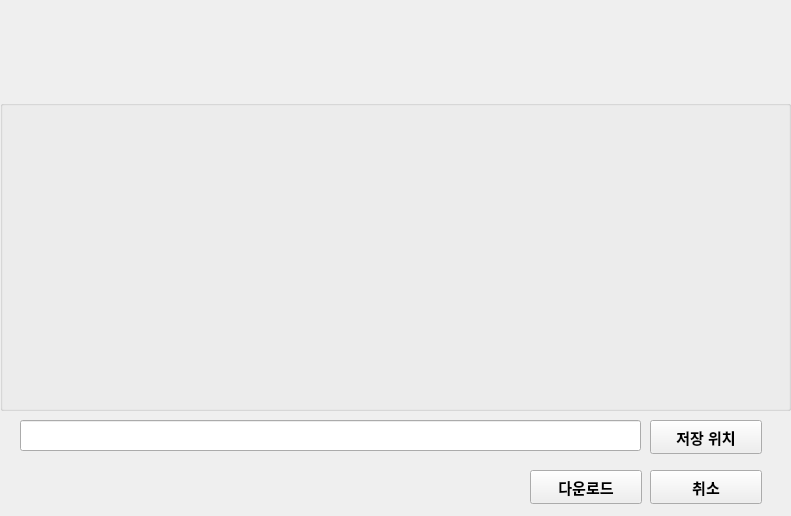
<?xml version="1.0" encoding="UTF-8"?>
<ui version="4.0">
 <class>MainWindow</class>
 <widget class="QMainWindow" name="MainWindow">
  <property name="windowModality">
   <enum>Qt::WindowModal</enum>
  </property>
  <property name="geometry">
   <rect>
    <x>0</x>
    <y>0</y>
    <width>791</width>
    <height>516</height>
   </rect>
  </property>
  <property name="font">
   <font>
    <family>Arial</family>
    <pointsize>11</pointsize>
    <weight>75</weight>
    <bold>true</bold>
   </font>
  </property>
  <property name="windowTitle">
   <string>다운로드 목록</string>
  </property>
  <property name="windowIcon">
   <iconset resource="../Img/resource.qrc">
    <normaloff>:/Icon/8k.png</normaloff>:/Icon/8k.png</iconset>
  </property>
  <widget class="QWidget" name="centralwidget">
   <widget class="QLabel" name="url">
    <property name="geometry">
     <rect>
      <x>320</x>
      <y>55</y>
      <width>421</width>
      <height>31</height>
     </rect>
    </property>
    <property name="text">
     <string/>
    </property>
    <property name="scaledContents">
     <bool>true</bool>
    </property>
    <property name="openExternalLinks">
     <bool>true</bool>
    </property>
   </widget>
   <widget class="QLabel" name="title">
    <property name="geometry">
     <rect>
      <x>180</x>
      <y>20</y>
      <width>581</width>
      <height>21</height>
     </rect>
    </property>
    <property name="text">
     <string/>
    </property>
   </widget>
   <widget class="QLabel" name="label">
    <property name="geometry">
     <rect>
      <x>180</x>
      <y>60</y>
      <width>21</width>
      <height>21</height>
     </rect>
    </property>
    <property name="text">
     <string/>
    </property>
    <property name="pixmap">
     <pixmap resource="../Img/resource.qrc">:/Icon/clock.png</pixmap>
    </property>
    <property name="scaledContents">
     <bool>true</bool>
    </property>
   </widget>
   <widget class="QLabel" name="label_3">
    <property name="geometry">
     <rect>
      <x>290</x>
      <y>60</y>
      <width>21</width>
      <height>21</height>
     </rect>
    </property>
    <property name="text">
     <string/>
    </property>
    <property name="pixmap">
     <pixmap resource="../Img/resource.qrc">:/Icon/link.png</pixmap>
    </property>
    <property name="scaledContents">
     <bool>true</bool>
    </property>
   </widget>
   <widget class="QLabel" name="image">
    <property name="geometry">
     <rect>
      <x>20</x>
      <y>20</y>
      <width>141</width>
      <height>71</height>
     </rect>
    </property>
    <property name="text">
     <string/>
    </property>
    <property name="scaledContents">
     <bool>true</bool>
    </property>
   </widget>
   <widget class="QLabel" name="time">
    <property name="geometry">
     <rect>
      <x>210</x>
      <y>60</y>
      <width>71</width>
      <height>21</height>
     </rect>
    </property>
    <property name="text">
     <string/>
    </property>
   </widget>
   <widget class="QGroupBox" name="groupBox">
    <property name="geometry">
     <rect>
      <x>0</x>
      <y>100</y>
      <width>791</width>
      <height>311</height>
     </rect>
    </property>
    <property name="title">
     <string/>
    </property>
   </widget>
   <widget class="QLineEdit" name="storage">
    <property name="geometry">
     <rect>
      <x>20</x>
      <y>420</y>
      <width>621</width>
      <height>31</height>
     </rect>
    </property>
   </widget>
   <widget class="QPushButton" name="save">
    <property name="geometry">
     <rect>
      <x>650</x>
      <y>420</y>
      <width>112</width>
      <height>34</height>
     </rect>
    </property>
    <property name="text">
     <string>저장 위치</string>
    </property>
   </widget>
   <widget class="QPushButton" name="close">
    <property name="geometry">
     <rect>
      <x>650</x>
      <y>470</y>
      <width>112</width>
      <height>34</height>
     </rect>
    </property>
    <property name="text">
     <string>취소</string>
    </property>
   </widget>
   <widget class="QPushButton" name="download">
    <property name="geometry">
     <rect>
      <x>530</x>
      <y>470</y>
      <width>112</width>
      <height>34</height>
     </rect>
    </property>
    <property name="text">
     <string>다운로드</string>
    </property>
   </widget>
  </widget>
 </widget>
 <resources>
  <include location="../Img/resource.qrc"/>
  <include location="../Img/resource.qrc"/>
 </resources>
 <connections/>
</ui>
